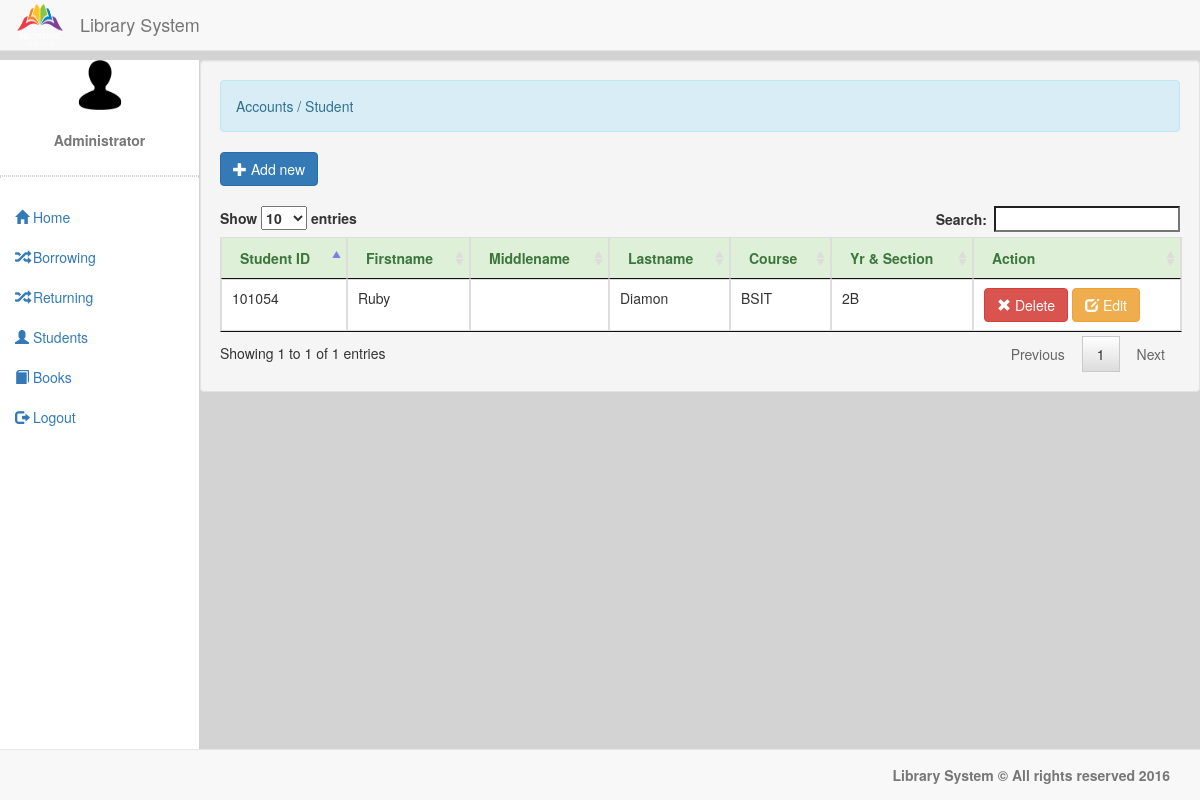
The page /student.php (signed in) on the database its author committed.
### tables this page shows
CREATE TABLE IF NOT EXISTS `student` (
  `student_id` int NOT NULL AUTO_INCREMENT,
  `student_no` varchar(8) NOT NULL,
  `firstname` varchar(30) NOT NULL,
  `middlename` varchar(30) NOT NULL,
  `lastname` varchar(30) NOT NULL,
  `course` varchar(8) NOT NULL,
  `section` varchar(6) NOT NULL,
  PRIMARY KEY (`student_id`)
);

### account.php (called while the page is built)
<?php
	require_once 'connect.php';
	$qadmin = $conn->query("SELECT * FROM `admin` WHERE `admin_id` = '$_SESSION[admin_id]'") or die(mysqli_error());
	$fadmin = $qadmin->fetch_array();
	$name = $fadmin['firstname']." ".$fadmin['lastname'];

### student.php (the view, shortened to what this page needs)
<!DOCTYPE html>
<?php
    require_once 'valid.php';
?>
<html lang="eng">
<head>
    <link rel="stylesheet" type="text/css" href="css/bootstrap.css" />
    <link rel="stylesheet" type="text/css" href="css/jquery.dataTables.css" />
</head>
<body>
    <nav class="navbar navbar-default navbar-fixed-top">
        <div class="container-fluid">
            <div class="navbar-header">
                <img src="images/logo.png" width="50px" height="50px" />
                <h4 class="navbar-text navbar-right">Library System</h4>
            </div>
        </div>
    </nav>
    <div class="sidebar">
        <div class="container-fluid text-center">
            <img src="images/user.png" width="50px" height="50px" />
            <br /><br />
            <label class="text-muted"><?php require 'account.php'; echo $name; ?></label>
        </div>
        <hr style="border: 1px dotted #d3d3d3;" />
        <ul id="menu" class="nav menu">
            <li><a href="home.php"><i class="glyphicon glyphicon-home"></i> Home</a></li>
            <li><a href="borrowing.php"><i class="glyphicon glyphicon-random"></i> Borrowing</a></li>
            <li><a href="returning.php"><i class="glyphicon glyphicon-random"></i> Returning</a></li>
            <li><a href="student.php"><i class="glyphicon glyphicon-user"></i> Students</a></li>
            <li><a href="book.php"><i class="glyphicon glyphicon-book"></i> Books</a></li>
            <li><a href="logout.php"><i class="glyphicon glyphicon-log-out"></i> Logout</a></li>
        </ul>
    </div>
    <div class="content">
        <div class="col-lg-12 well">
            <div class="alert alert-info">Accounts / Student</div>
            <button id="add_student" type="button" class="btn btn-primary"><span class="glyphicon glyphicon-plus"></span> Add new</button>
            <br /><br />
            <div id="student_table">
                <table id="table" class="table table-bordered">
                    <thead class="alert-success">
                        <tr>
                            <th>Student ID</th>
                            <th>Firstname</th>
                            <th>Middlename</th>
                            <th>Lastname</th>
                            <th>Course</th>
                            <th>Yr & Section</th>
                            <th>Action</th>
                        </tr>
                    </thead>
                    <tbody>
                        <?php
                            $qstudent = $conn->query("SELECT * FROM `student`") or die(mysqli_error());
                            while($fstudent = $qstudent->fetch_array()){
                        ?>
                        <tr>
                            <td><?php echo $fstudent['student_no'] ?></td>
                            <td><?php echo $fstudent['firstname'] ?></td>
                            <td><?php echo $fstudent['middlename'] ?></td>
                            <td><?php echo $fstudent['lastname'] ?></td>
                            <td><?php echo $fstudent['course'] ?></td>
                            <td><?php echo $fstudent['section'] ?></td>
                            <td>
                                <a value="<?php echo $fstudent['student_no'] ?>" class="btn btn-danger delstudent_id"><span class="glyphicon glyphicon-remove"></span> Delete</a>
                                <a value="<?php echo $fstudent['student_no'] ?>" class="btn btn-warning estudent_id"><span class="glyphicon glyphicon-edit"></span> Edit</a>
                            </td>
                        </tr>
                        <?php } ?>
                    </tbody>
                </table>
            </div>
        </div>
    </div>
    <nav class="navbar navbar-default navbar-fixed-bottom">
        <div class="container-fluid">
            <label class="navbar-text pull-right">Library System &copy; All rights reserved 2016</label>
        </div>
    </nav>
</body>
</html>

### student.php (style rules this page uses)
body { background-color: #d3d3d3; padding-top: 60px; }
.sidebar { position: fixed; top: 60px; left: 0; width: 16.6667%; height: 100vh; background-color: #fff; border-right: 1px solid #d3d3d3; overflow-y: auto; }
.content { margin-left: 16.6667%; }

### rows shown on the page
student: student_no "101054", firstname "Ruby", lastname "Diamon", course "BSIT", section "2B"

### other values the page prints
$name "Administrator"
